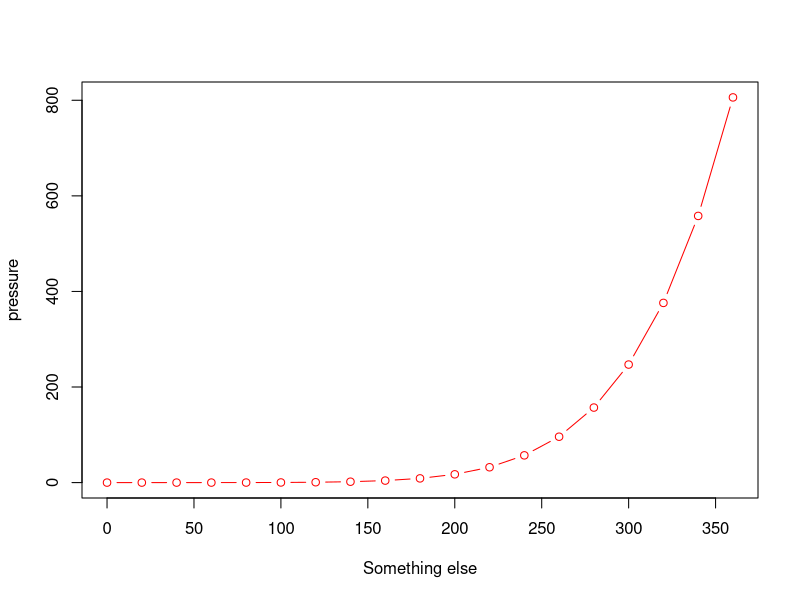

The R source for this figure:
## ---- chunk 1
knitr::opts_chunk$set(echo = TRUE)
## ---- chunk 2
summary(cars)
## ---- chunk 3
plot(pressure, xlab="Something else", col="red",typ="b")
